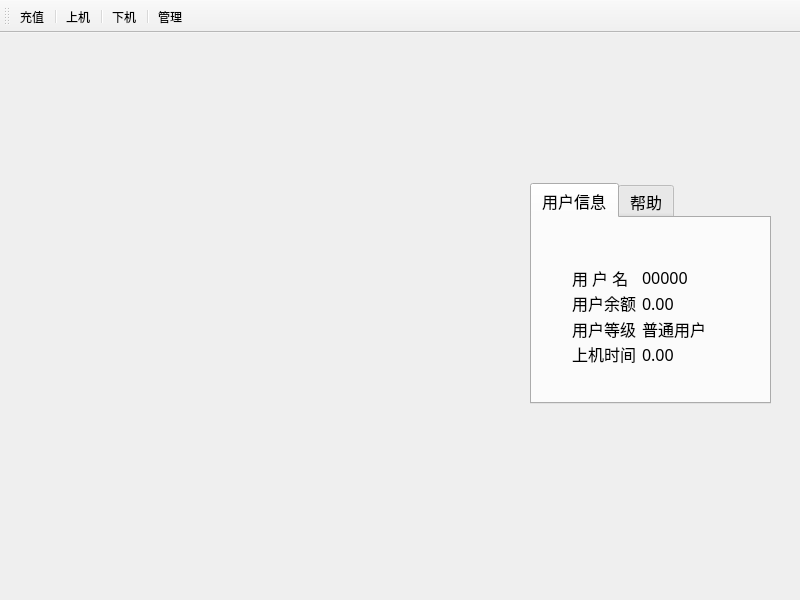
<?xml version="1.0" encoding="UTF-8"?>
<ui version="4.0">
 <class>MenuWindow</class>
 <widget class="QMainWindow" name="MenuWindow">
  <property name="geometry">
   <rect>
    <x>0</x>
    <y>0</y>
    <width>800</width>
    <height>600</height>
   </rect>
  </property>
  <property name="windowTitle">
   <string>MainWindow</string>
  </property>
  <property name="windowIcon">
   <iconset resource="resource.qrc">
    <normaloff>:/photo/logo.png</normaloff>:/photo/logo.png</iconset>
  </property>
  <property name="iconSize">
   <size>
    <width>48</width>
    <height>48</height>
   </size>
  </property>
  <widget class="QWidget" name="centralwidget">
   <widget class="QLabel" name="background">
    <property name="geometry">
     <rect>
      <x>0</x>
      <y>-40</y>
      <width>876</width>
      <height>632</height>
     </rect>
    </property>
    <property name="text">
     <string/>
    </property>
    <property name="pixmap">
     <pixmap resource="resource.qrc">:/photo/photo.png</pixmap>
    </property>
   </widget>
   <widget class="QTabWidget" name="tabWidget">
    <property name="geometry">
     <rect>
      <x>530</x>
      <y>150</y>
      <width>241</width>
      <height>221</height>
     </rect>
    </property>
    <property name="font">
     <font>
      <family>方正粗金陵简体</family>
      <pointsize>12</pointsize>
     </font>
    </property>
    <property name="currentIndex">
     <number>0</number>
    </property>
    <widget class="QWidget" name="tab">
     <attribute name="title">
      <string>用户信息</string>
     </attribute>
     <widget class="QWidget" name="formLayoutWidget">
      <property name="geometry">
       <rect>
        <x>40</x>
        <y>50</y>
        <width>160</width>
        <height>96</height>
       </rect>
      </property>
      <layout class="QFormLayout" name="formLayout">
       <item row="0" column="0">
        <widget class="QLabel" name="label">
         <property name="text">
          <string>用 户 名</string>
         </property>
        </widget>
       </item>
       <item row="1" column="0">
        <widget class="QLabel" name="label_2">
         <property name="text">
          <string>用户余额</string>
         </property>
        </widget>
       </item>
       <item row="0" column="1">
        <widget class="QLabel" name="label_id">
         <property name="text">
          <string>00000</string>
         </property>
        </widget>
       </item>
       <item row="1" column="1">
        <widget class="QLabel" name="label_money">
         <property name="text">
          <string>0.00</string>
         </property>
        </widget>
       </item>
       <item row="2" column="0">
        <widget class="QLabel" name="label_5">
         <property name="text">
          <string>用户等级</string>
         </property>
        </widget>
       </item>
       <item row="2" column="1">
        <widget class="QLabel" name="label_level">
         <property name="text">
          <string>普通用户</string>
         </property>
        </widget>
       </item>
       <item row="3" column="0">
        <widget class="QLabel" name="label_7">
         <property name="text">
          <string>上机时间</string>
         </property>
        </widget>
       </item>
       <item row="3" column="1">
        <widget class="QLabel" name="label_time">
         <property name="text">
          <string>0.00</string>
         </property>
        </widget>
       </item>
      </layout>
     </widget>
    </widget>
    <widget class="QWidget" name="tab_2">
     <attribute name="title">
      <string>帮助</string>
     </attribute>
     <widget class="QTextBrowser" name="textBrowser">
      <property name="geometry">
       <rect>
        <x>0</x>
        <y>0</y>
        <width>241</width>
        <height>191</height>
       </rect>
      </property>
      <property name="html">
       <string>&lt;!DOCTYPE HTML PUBLIC &quot;-//W3C//DTD HTML 4.0//EN&quot; &quot;http://www.w3.org/TR/REC-html40/strict.dtd&quot;&gt;
&lt;html&gt;&lt;head&gt;&lt;meta name=&quot;qrichtext&quot; content=&quot;1&quot; /&gt;&lt;meta charset=&quot;utf-8&quot; /&gt;&lt;style type=&quot;text/css&quot;&gt;
p, li { white-space: pre-wrap; }
hr { height: 1px; border-width: 0; }
li.unchecked::marker { content: &quot;\2610&quot;; }
li.checked::marker { content: &quot;\2612&quot;; }
&lt;/style&gt;&lt;/head&gt;&lt;body style=&quot; font-family:'方正粗金陵简体'; font-size:12pt; font-weight:400; font-style:normal;&quot;&gt;
&lt;p style=&quot;-qt-paragraph-type:empty; margin-top:0px; margin-bottom:0px; margin-left:0px; margin-right:0px; -qt-block-indent:0; text-indent:0px;&quot;&gt;&lt;br /&gt;&lt;/p&gt;&lt;/body&gt;&lt;/html&gt;</string>
      </property>
     </widget>
    </widget>
   </widget>
  </widget>
  <widget class="QToolBar" name="toolBar">
   <property name="windowTitle">
    <string>toolBar</string>
   </property>
   <attribute name="toolBarArea">
    <enum>TopToolBarArea</enum>
   </attribute>
   <attribute name="toolBarBreak">
    <bool>false</bool>
   </attribute>
   <addaction name="actionrecharge"/>
   <addaction name="separator"/>
   <addaction name="actionplay"/>
   <addaction name="separator"/>
   <addaction name="actionstop"/>
   <addaction name="separator"/>
   <addaction name="actionadministrator"/>
  </widget>
  <action name="actionrecharge">
   <property name="icon">
    <iconset resource="resource.qrc">
     <normaloff>:/photo/background3.png</normaloff>
     <normalon>:/photo/background3.png</normalon>:/photo/background3.png</iconset>
   </property>
   <property name="text">
    <string>充值</string>
   </property>
  </action>
  <action name="actionplay">
   <property name="icon">
    <iconset resource="resource.qrc">
     <normaloff>:/photo/background3.png</normaloff>:/photo/background3.png</iconset>
   </property>
   <property name="text">
    <string>上机</string>
   </property>
  </action>
  <action name="actionstop">
   <property name="icon">
    <iconset>
     <normalon>:/photo/background3.png</normalon>
    </iconset>
   </property>
   <property name="text">
    <string>下机</string>
   </property>
  </action>
  <action name="actionadministrator">
   <property name="icon">
    <iconset resource="resource.qrc">
     <normaloff>:/photo/background3.png</normaloff>:/photo/background3.png</iconset>
   </property>
   <property name="text">
    <string>管理</string>
   </property>
  </action>
 </widget>
 <resources>
  <include location="resource.qrc"/>
 </resources>
 <connections/>
</ui>
